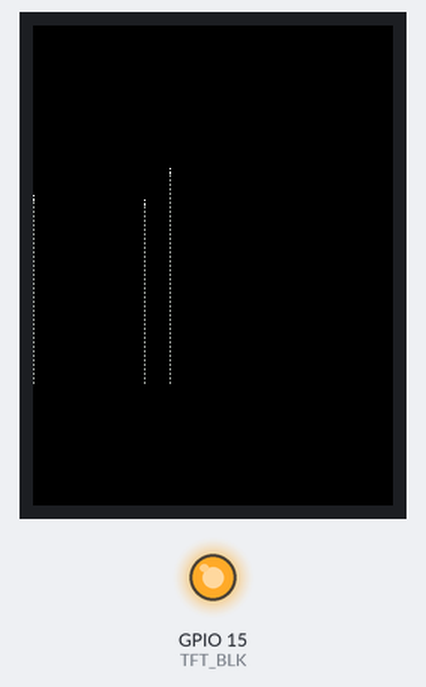
Bench run of a sketch on a simulated ESP32. On the bench: 240×320 colour display, output pins drawn as LEDs (lit = HIGH). Random numbers use the default seed unless the sketch sets one.

Above: at 1.29 s.
At 3.75 s:
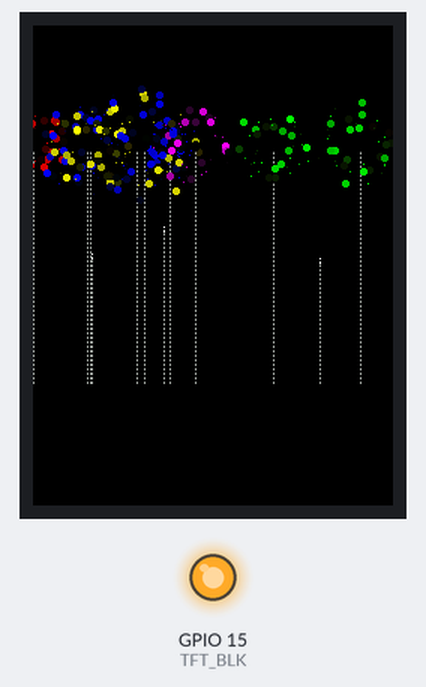
At 6.81 s:
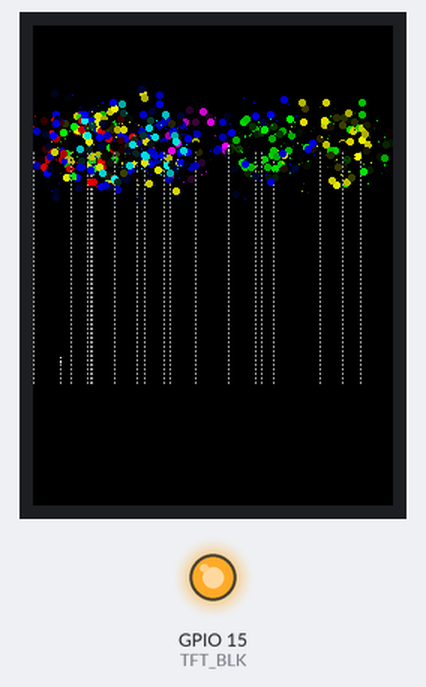
At 9.27 s:
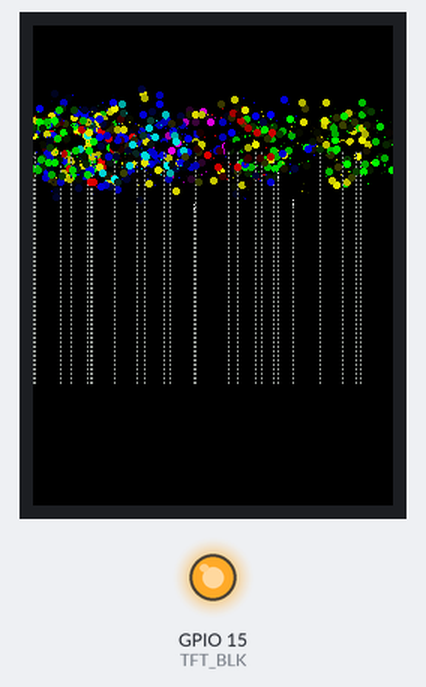
At 12.03 s:
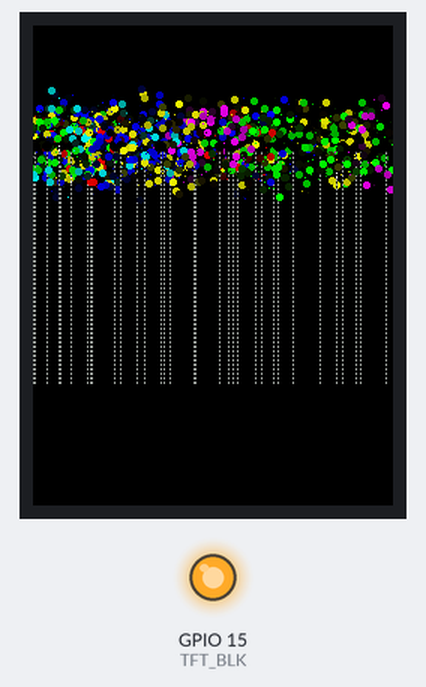
At 39.33 s:
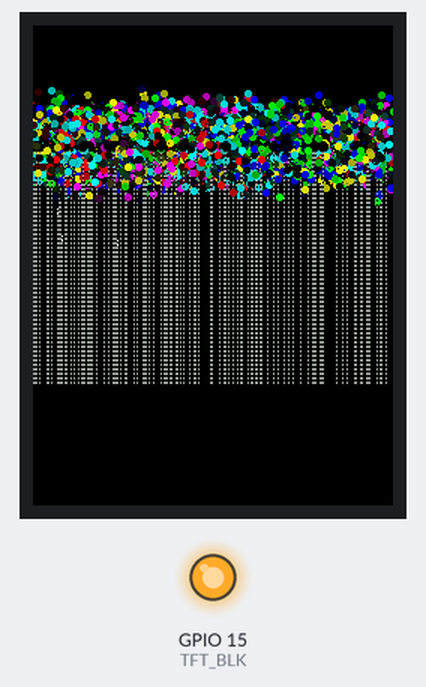

The sketch:

fireworks-esp32.ino
```cpp
#include <TFT_eSPI.h>
#include <SPI.h>

#define WIDTH 240
#define HEIGHT 240
#define MAX_PARTICLES 40  // Increased for better effect
#define GRAVITY 0.2       // Reduced for slower fall
#define MAX_LIFETIME 60
#define NUM_FIREWORKS 3

#define TFT_BLK 15

#define NUM_COLORS 6
uint16_t fireworkColors[NUM_COLORS] = {
  TFT_RED, TFT_YELLOW, TFT_GREEN,
  TFT_BLUE, TFT_MAGENTA, TFT_CYAN
};

// Color fade lookup table
uint16_t fadeColors[8] = {
  TFT_WHITE,
  TFT_YELLOW,
  TFT_RED,
  TFT_MAGENTA,
  TFT_PURPLE,
  TFT_NAVY,
  TFT_MAROON,
  TFT_BLACK
};

TFT_eSPI tft = TFT_eSPI();

struct Particle {
  float x, y;
  float dx, dy;
  int lifetime;
  uint16_t color;
  bool active;
  float last_x, last_y;
  float brightness;  // fade effect
  float size;        // particle size
};

struct Firework {
  Particle particles[MAX_PARTICLES];
  int x, y;
  int last_y;
  bool active;
  uint16_t color;
  float explosion_size;
};

Firework fireworks[NUM_FIREWORKS];
int launch_delays[NUM_FIREWORKS];

// Helper function to create faded color
uint16_t fadeColor(uint16_t color, float brightness) {
  if (brightness <= 0) return TFT_BLACK;

  // Extract RGB components
  uint8_t r = (color >> 11) & 0x1F;
  uint8_t g = (color >> 5) & 0x3F;
  uint8_t b = color & 0x1F;

  // Brightness
  r = (r * brightness);
  g = (g * brightness);
  b = (b * brightness);

  // Reconstruct color
  return (r << 11) | (g << 5) | b;
}

void init_firework(Firework *fw, int x) {
  fw->x = x;
  fw->y = HEIGHT - 1;
  fw->last_y = HEIGHT - 1;
  fw->active = true;
  fw->color = fireworkColors[random(NUM_COLORS)];
  fw->explosion_size = random(40, 80) / 10.0;  // Random explosion size

  for (int i = 0; i < MAX_PARTICLES; i++) {
    fw->particles[i].active = false;
  }
}

void explode_firework(Firework *fw) {
  tft.drawPixel(fw->x, fw->y, TFT_BLACK);

  // Create initial bright flash
  tft.fillCircle(fw->x, fw->y, 3, TFT_WHITE);
  delay(5);

  for (int i = 0; i < MAX_PARTICLES; i++) {
    fw->particles[i].x = fw->x;
    fw->particles[i].y = fw->y;
    fw->particles[i].last_x = fw->x;
    fw->particles[i].last_y = fw->y;

    // Create more natural explosion pattern
    float angle = (float)i * ((2 * PI) / MAX_PARTICLES) + random(-30, 30) / 100.0;
    float speed = random(20, 50) / 10.0 * fw->explosion_size;

    fw->particles[i].dx = cos(angle) * speed;
    fw->particles[i].dy = sin(angle) * speed;
    fw->particles[i].lifetime = MAX_LIFETIME + random(-10, 10);  // Varied lifetime
    fw->particles[i].color = fw->color;
    fw->particles[i].active = true;
    fw->particles[i].brightness = 1.0;     // Start at full brightness
    fw->particles[i].size = random(1, 3);  // Random particle size
  }
  fw->active = false;

  // Clear initial flash
  tft.fillCircle(fw->x, fw->y, 3, TFT_BLACK);
}

void update_particles(Firework *fw) {
  for (int i = 0; i < MAX_PARTICLES; i++) {
    if (fw->particles[i].active) {
      // Clear previous position
      if (fw->particles[i].size > 1) {
        tft.fillCircle(fw->particles[i].last_x, fw->particles[i].last_y,
                       fw->particles[i].size, TFT_BLACK);
      } else {
        tft.drawPixel(fw->particles[i].last_x, fw->particles[i].last_y, TFT_BLACK);
      }

      // Decrease lifetime first
      fw->particles[i].lifetime--;

      // Check if particle should be deactivated
      if (fw->particles[i].lifetime <= 0 || fw->particles[i].x < 0 || fw->particles[i].x >= WIDTH || fw->particles[i].y < 0 || fw->particles[i].y >= HEIGHT || fw->particles[i].brightness <= 0.1) {  // Add brightness threshold
        fw->particles[i].active = false;
        continue;  // Skip the rest of the update for this particle
      }

      // Save current position
      fw->particles[i].last_x = fw->particles[i].x;
      fw->particles[i].last_y = fw->particles[i].y;

      // Update position with easing
      fw->particles[i].dx *= 0.98;  // Add air resistance
      fw->particles[i].dy *= 0.98;
      fw->particles[i].x += fw->particles[i].dx;
      fw->particles[i].y += fw->particles[i].dy;
      fw->particles[i].dy += GRAVITY;

      // Update brightness based on lifetime
      float life_ratio = (float)fw->particles[i].lifetime / MAX_LIFETIME;
      fw->particles[i].brightness = life_ratio * life_ratio;  // Quadratic fade

      // Only draw if particle is still active and bright enough
      if (fw->particles[i].brightness > 0.1) {
        uint16_t color = fadeColor(fw->particles[i].color, fw->particles[i].brightness);
        if (fw->particles[i].size > 1) {
          tft.fillCircle(fw->particles[i].x, fw->particles[i].y,
                         fw->particles[i].size, color);
        } else {
          tft.drawPixel(fw->particles[i].x, fw->particles[i].y, color);
        }
      }
    }
  }
}

void setup() {
  randomSeed(analogRead(0));

  pinMode(TFT_BLK, OUTPUT);
  digitalWrite(TFT_BLK, HIGH);

  tft.init();
  tft.setRotation(0);
  tft.fillScreen(TFT_BLACK);

  for (int i = 0; i < NUM_FIREWORKS; i++) {
    fireworks[i].active = false;
    launch_delays[i] = random(20);
  }
}

void loop() {
  for (int i = 0; i < NUM_FIREWORKS; i++) {
    if (!fireworks[i].active && launch_delays[i] <= 0) {
      init_firework(&fireworks[i], random(WIDTH));
    } else if (!fireworks[i].active) {
      launch_delays[i]--;
      continue;
    }

    if (fireworks[i].active) {
      // Clear previous rocket position
      tft.drawPixel(fireworks[i].x, fireworks[i].last_y, TFT_BLACK);

      fireworks[i].last_y = fireworks[i].y;

      // Launch sequence with trail effect
      if (fireworks[i].y > HEIGHT / 3) {
        fireworks[i].y -= 3;  // Faster launch
        // Draw rocket trail
        for (int trail = 0; trail < 3; trail++) {
          int trail_y = fireworks[i].y + trail * 2;
          if (trail_y < HEIGHT) {
            tft.drawPixel(fireworks[i].x, trail_y,
                          fadeColor(TFT_WHITE, 1.0 - (trail * 0.3)));
          }
        }
      } else {
        explode_firework(&fireworks[i]);
      }
    }

    update_particles(&fireworks[i]);

    // Check if firework is completely finished
    int active_particles = 0;
    for (int j = 0; j < MAX_PARTICLES; j++) {
      if (fireworks[i].particles[j].active) {
        active_particles++;
      }
    }

    if (!fireworks[i].active && active_particles == 0) {
      launch_delays[i] = random(20);
    }
  }

  delay(16);  // Approximately 60 FPS
}
```
